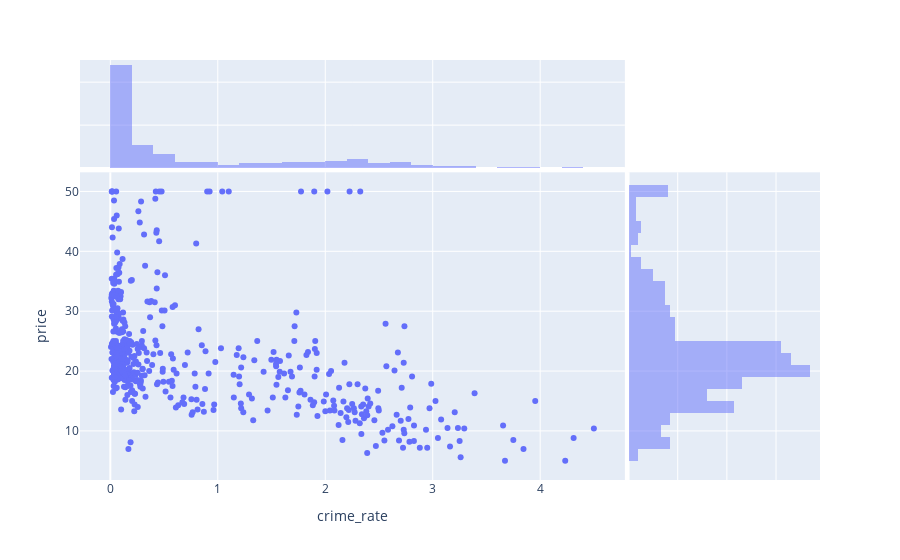

Notebook code cell kept with this figure:
### Code cell
px.scatter(df, x='crime_rate', y='price', marginal_x='histogram', marginal_y='histogram')

### Figure 1 — Plotly figure (JSON) as saved in the notebook; plotly's stock layout.template omitted (floating-point values rounded to 4 significant figures; data arrays with more than 128 entries replaced by an {"elided": "..."} marker saying what was removed)
{"data": [{"hovertemplate": "crime_rate=%{x}<br>price=%{y}<extra></extra>", "legendgroup": "", "marker": {"color": "#636efa", "symbol": "circle"}, "mode": "markers", "name": "", "orientation": "v", "showlegend": false, "type": "scatter", "x": {"elided": "506 float values"}, "xaxis": "x", "y": {"elided": "506 float values"}, "yaxis": "y"}, {"alignmentgroup": "True", "bingroup": "x", "hovertemplate": "crime_rate=%{x}<br>count=%{y}<extra></extra>", "legendgroup": "", "marker": {"color": "#636efa"}, "name": "", "offsetgroup": "", "opacity": 0.5, "showlegend": false, "type": "histogram", "x": {"elided": "506 float values"}, "xaxis": "x3", "yaxis": "y3"}, {"alignmentgroup": "True", "bingroup": "y", "hovertemplate": "price=%{y}<br>count=%{x}<extra></extra>", "legendgroup": "", "marker": {"color": "#636efa"}, "name": "", "offsetgroup": "", "opacity": 0.5, "showlegend": false, "type": "histogram", "xaxis": "x2", "y": {"elided": "506 float values"}, "yaxis": "y2"}], "layout": {"barmode": "overlay", "legend": {"tracegroupgap": 0}, "margin": {"t": 60}, "xaxis": {"anchor": "y", "domain": [0, 0.7363], "title": {"text": "crime_rate"}}, "xaxis2": {"anchor": "y2", "domain": [0.7413, 1], "matches": "x2", "showgrid": true, "showline": false, "showticklabels": false, "ticks": ""}, "xaxis3": {"anchor": "y3", "domain": [0, 0.7363], "matches": "x", "showgrid": true, "showticklabels": false}, "xaxis4": {"anchor": "y4", "domain": [0.7413, 1], "matches": "x2", "showgrid": true, "showline": false, "showticklabels": false, "ticks": ""}, "yaxis": {"anchor": "x", "domain": [0, 0.7326], "title": {"text": "price"}}, "yaxis2": {"anchor": "x2", "domain": [0, 0.7326], "matches": "y", "showgrid": true, "showticklabels": false}, "yaxis3": {"anchor": "x3", "domain": [0.7426, 1], "matches": "y3", "showgrid": true, "showline": false, "showticklabels": false, "ticks": ""}, "yaxis4": {"anchor": "x4", "domain": [0.7426, 1], "matches": "y3", "showgrid": true, "showline": false, "showticklabels": false, "ticks": ""}}}
